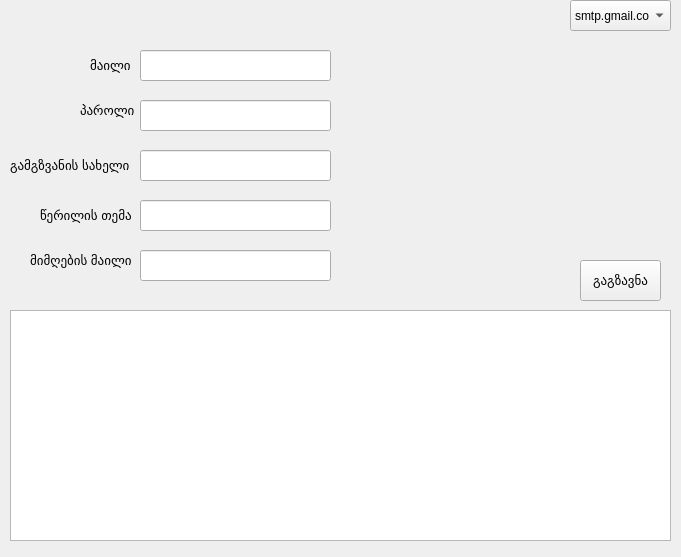
<?xml version="1.0" encoding="UTF-8"?>
<ui version="4.0">
 <class>MainWindow</class>
 <widget class="QMainWindow" name="MainWindow">
  <property name="geometry">
   <rect>
    <x>0</x>
    <y>0</y>
    <width>681</width>
    <height>557</height>
   </rect>
  </property>
  <property name="windowTitle">
   <string>MainWindow</string>
  </property>
  <widget class="QWidget" name="centralWidget">
   <widget class="QPushButton" name="pushButton">
    <property name="enabled">
     <bool>true</bool>
    </property>
    <property name="geometry">
     <rect>
      <x>580</x>
      <y>260</y>
      <width>81</width>
      <height>41</height>
     </rect>
    </property>
    <property name="font">
     <font>
      <pointsize>10</pointsize>
     </font>
    </property>
    <property name="text">
     <string>გაგზავნა</string>
    </property>
    <property name="setHidden" stdset="0">
     <bool>true</bool>
    </property>
   </widget>
   <widget class="QLabel" name="label">
    <property name="geometry">
     <rect>
      <x>80</x>
      <y>100</y>
      <width>61</width>
      <height>21</height>
     </rect>
    </property>
    <property name="font">
     <font>
      <pointsize>10</pointsize>
     </font>
    </property>
    <property name="text">
     <string>პაროლი</string>
    </property>
   </widget>
   <widget class="QLabel" name="label_2">
    <property name="geometry">
     <rect>
      <x>90</x>
      <y>50</y>
      <width>41</width>
      <height>31</height>
     </rect>
    </property>
    <property name="font">
     <font>
      <pointsize>10</pointsize>
     </font>
    </property>
    <property name="text">
     <string>მაილი</string>
    </property>
   </widget>
   <widget class="QComboBox" name="comboBox">
    <property name="geometry">
     <rect>
      <x>570</x>
      <y>0</y>
      <width>101</width>
      <height>31</height>
     </rect>
    </property>
    <item>
     <property name="text">
      <string>smtp.gmail.com</string>
     </property>
    </item>
    <item>
     <property name="text">
      <string>smtp.mail.ru</string>
     </property>
    </item>
   </widget>
   <widget class="QLabel" name="label_3">
    <property name="geometry">
     <rect>
      <x>10</x>
      <y>150</y>
      <width>131</width>
      <height>31</height>
     </rect>
    </property>
    <property name="font">
     <font>
      <pointsize>10</pointsize>
     </font>
    </property>
    <property name="text">
     <string>გამგზვანის სახელი</string>
    </property>
   </widget>
   <widget class="QLabel" name="label_4">
    <property name="geometry">
     <rect>
      <x>40</x>
      <y>190</y>
      <width>101</width>
      <height>51</height>
     </rect>
    </property>
    <property name="font">
     <font>
      <pointsize>10</pointsize>
     </font>
    </property>
    <property name="text">
     <string>წერილის თემა</string>
    </property>
   </widget>
   <widget class="QTextEdit" name="textEdit">
    <property name="geometry">
     <rect>
      <x>10</x>
      <y>310</y>
      <width>661</width>
      <height>231</height>
     </rect>
    </property>
   </widget>
   <widget class="QLineEdit" name="lineEdit">
    <property name="geometry">
     <rect>
      <x>140</x>
      <y>50</y>
      <width>191</width>
      <height>31</height>
     </rect>
    </property>
   </widget>
   <widget class="QLineEdit" name="lineEdit_2">
    <property name="geometry">
     <rect>
      <x>140</x>
      <y>100</y>
      <width>191</width>
      <height>31</height>
     </rect>
    </property>
    <property name="echoMode">
     <enum>QLineEdit::Password</enum>
    </property>
   </widget>
   <widget class="QLineEdit" name="lineEdit_3">
    <property name="geometry">
     <rect>
      <x>140</x>
      <y>150</y>
      <width>191</width>
      <height>31</height>
     </rect>
    </property>
   </widget>
   <widget class="QLineEdit" name="lineEdit_4">
    <property name="geometry">
     <rect>
      <x>140</x>
      <y>200</y>
      <width>191</width>
      <height>31</height>
     </rect>
    </property>
   </widget>
   <widget class="QLabel" name="label_5">
    <property name="geometry">
     <rect>
      <x>30</x>
      <y>240</y>
      <width>111</width>
      <height>41</height>
     </rect>
    </property>
    <property name="font">
     <font>
      <pointsize>10</pointsize>
     </font>
    </property>
    <property name="text">
     <string>მიმღების მაილი</string>
    </property>
   </widget>
   <widget class="QLineEdit" name="lineEdit_5">
    <property name="geometry">
     <rect>
      <x>140</x>
      <y>250</y>
      <width>191</width>
      <height>31</height>
     </rect>
    </property>
   </widget>
  </widget>
 </widget>
 <layoutdefault spacing="6" margin="11"/>
 <resources/>
 <connections/>
</ui>
